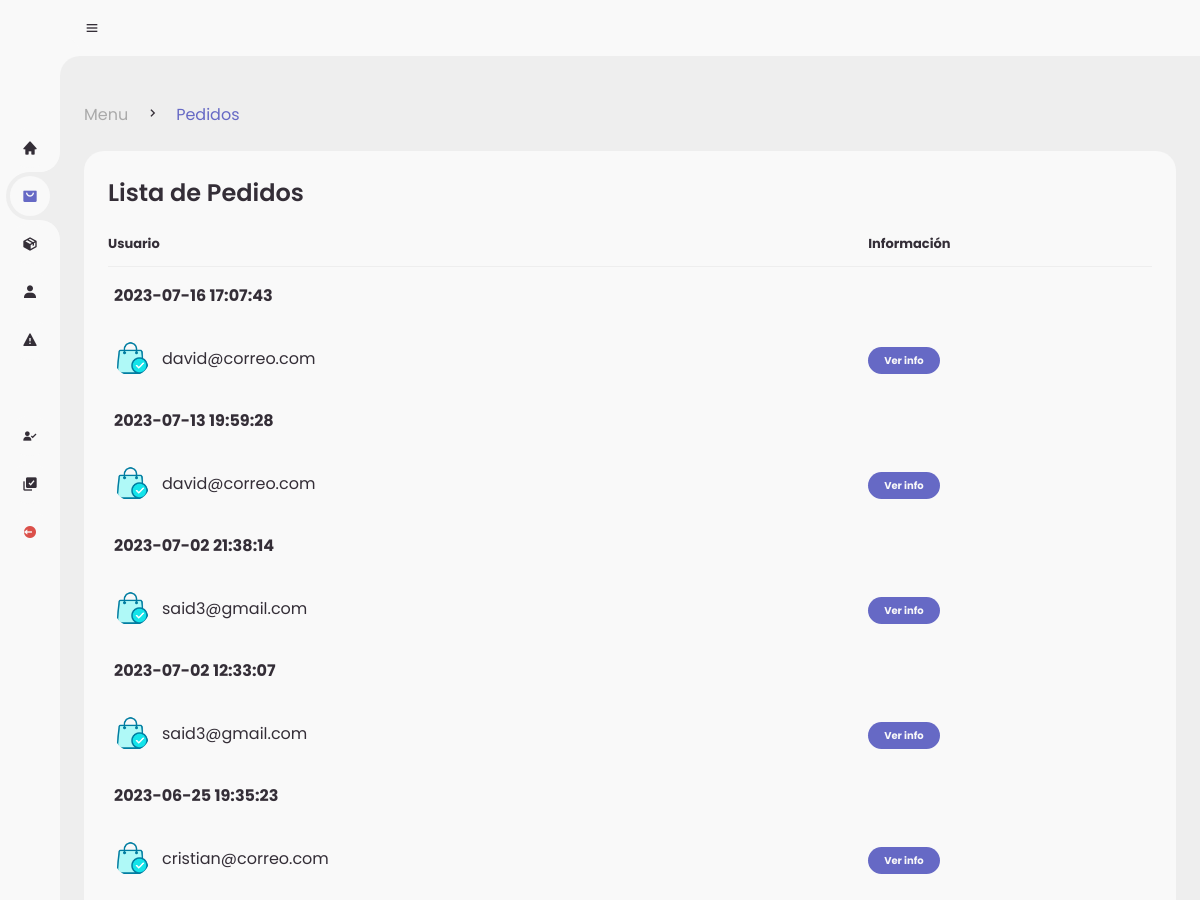
Page /admin/orders.php (signed in, upper part) on the earlier database version.
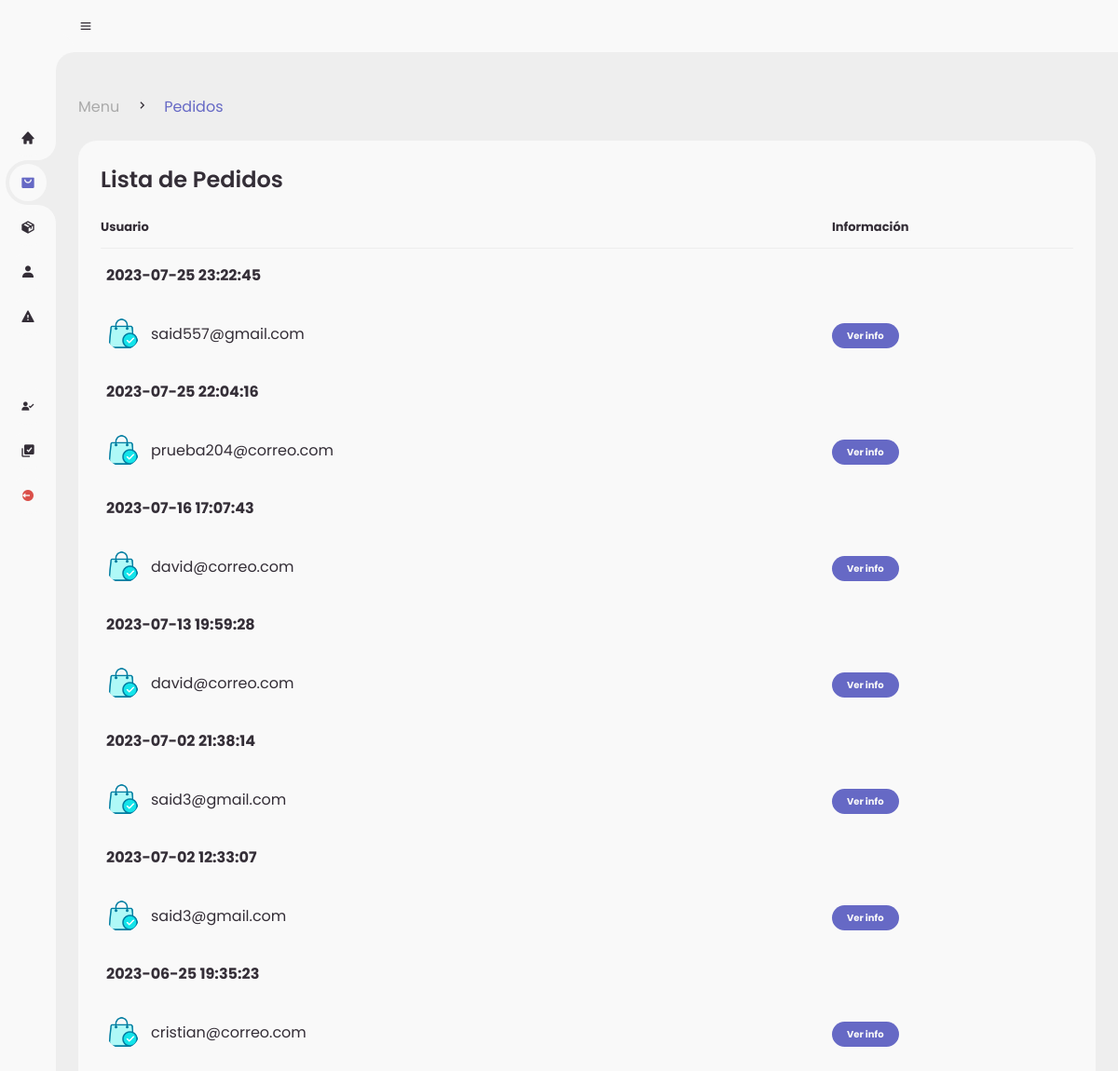
Same page on the later database version.
### tables this page shows
CREATE TABLE `ventas` (
  `id_venta` int(11) NOT NULL,
  `clavetransaccion` varchar(250) NOT NULL,
  `paypaldatos` text NOT NULL,
  `fecha` datetime NOT NULL,
  `correo` varchar(5000) NOT NULL,
  `total` decimal(60,2) NOT NULL,
  `estatus` varchar(250) NOT NULL,
  `envio` varchar(50) NOT NULL,
  `crastreo` varchar(200) NOT NULL
);

### admin/orders.php (the view, shortened to what this page needs)
<!DOCTYPE html>
<?php
	include('../global/conexion.php');
?>
<html lang="en">
<head>
	<link href='https://unpkg.com/boxicons@2.0.9/css/boxicons.min.css' rel='stylesheet'>
	<link rel="stylesheet" href="style.css">
</head>
<body>
	<section id="sidebar">
		<a href="./menu.php" class="brand">
		</a>
		<ul class="side-menu top">
			<li >
				<a href="./menu.php">
					<i class='bx bxs-home' ></i>
				</a>
			</li>
			<li class="active">
				<a href="./orders.php">
					<i class='bx bxs-shopping-bag-alt' ></i>
				</a>
			</li>
			<li>
				<a href="./products.php">
					<i class='bx bxs-package'></i>
				</a>
			</li>
			<li>
				<a href="./sellers.php">
					<i class='bx bxs-user' ></i>
				</a>
			</li>
			<li>
				<a href="./reports.php">
					<i class='bx bxs-error' ></i>
				</a>
			</li>
		</ul>
		<ul class="side-menu">
			<li>
				<a href="./reg-vendedores.php">
					<i class='bx bxs-user-check' ></i>
				</a>
			</li>
			<li>
				<a href="./reg-productos.php">
					<i class='bx bxs-select-multiple' ></i>
				</a>
			</li>
			<li>
				<a href="../global/logout.php" class="logout">
					<i class='bx bxs-log-out-circle' ></i>
				</a>
			</li>
		</ul>
	</section>
	<section id="content">
		<nav>
			<i class='bx bx-menu' ></i>
		</nav>
		<main>
			<div class="head-title">
				<div class="left">
					<ul class="breadcrumb">
						<li>
							<a href="./menu.php">Menu</a>
						</li>
						<li><i class='bx bx-chevron-right' ></i></li>
						<li>
							<a class="active" href="./orders.php">Pedidos</a>
						</li>
					</ul>
				</div>
			</div>
			<div class="table-data">
				<div class="order">
					<div class="head">
						<h3>Lista de Pedidos</h3>
					</div>
					<table>
						<thead>
							<tr>
								<th>Usuario</th>
								<th>Información</th>
							</tr>
						</thead>
						<tbody>
						<?php
							$query = mysqli_query($conn,"SELECT * FROM ventas WHERE estatus = 'completo' ORDER BY id_venta DESC");
							while($data = mysqli_fetch_array($query)){
						?>
							<tr>
								<td align="center"><strong> <?php echo $data['fecha']?></strong></td>
							</tr>
							<tr>
								<td>
									<img src="../assets/utilities/bolsa.png">
									<p><?php echo $data['correo']?></p>
								</td>
								<td><a href="./pages/det-order.php?order=<?php echo $data['id_venta']?>"><span class="status completed">Ver info</span></a></td>
							</tr>
						<?php }?>
						</tbody>
					</table>
				</div>
		</main>
	</section>
</body>
</html>

Differences in the rows shown:
added ventas: fecha "2023-07-25 23:22:45", correo "said557@gmail.com"
added ventas: fecha "2023-07-25 22:04:16", correo "prueba204@correo.com"
